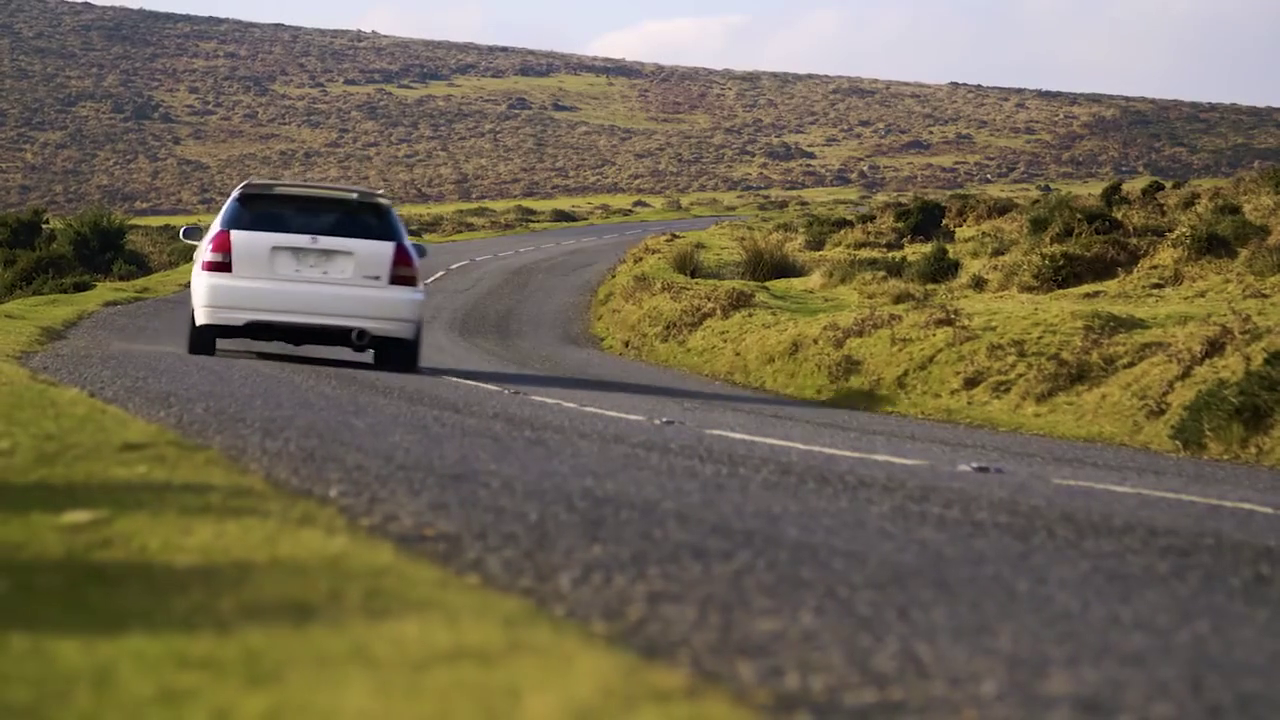
#> input picture frame 11 of videos/4.31_w_HPjTkEUJg_48.mp4.mp4, 1280 x 720 px, given in place of test.mp4, which was not available
$ python VideoTransitionAnalyzer.py
#> lines starting #> are read from the running program, lines starting #| are printed output that depends on the picture; pictures that were not available may be replaced by others from this repository, and a replacement may not be noted
import os
import cv2
import numpy as np
from collections import defaultdict
from skimage.metrics import structural_similarity


class VideoTransitionAnalyzer:
    def __init__(self):
        pass

    def __call__(self, video_path, output_path):
        """
        Analyzes the transition frames in a video and saves the results to the specified directory.

        :param video_path: Path to the input video file
        :param output_path: Path to the output directory
        :return: A dictionary containing transition frame information and a list of cut points
        """
#> called with video_path = 'videos/test.mp4', output_path = 'videos/outputs'
        transition_scores = defaultdict(list)

        cap = cv2.VideoCapture(video_path)
        fps = cap.get(cv2.CAP_PROP_FPS)
        previous_frame = None
        frame_number = 0

        while True:
            ret, frame = cap.read()
#> frame is the input picture: shape (720, 1280, 3); mean B, G, R 82.1, 103.5, 112.9
            if not ret:
                break

            processed_frame = self.preprocess_frame(frame)
            if previous_frame is not None:
                probabilities = self.calculate_transition_probabilities(previous_frame, processed_frame)
                for key in probabilities:
                    transition_scores[key].append(probabilities[key])
                transition_scores['frame_number'].append(frame_number)

            previous_frame = processed_frame
            frame_number += 1

        for key in transition_scores:
            transition_scores[key] = np.asarray(transition_scores[key])

        cuts = self.detect_cuts(transition_scores)
        video_name = os.path.basename(video_path).rsplit('.', 1)[0]
        save_dir = os.path.join(output_path, video_name)
        self.extract_clips(cap, save_dir, fps, cuts)

        cap.release()

        return transition_scores, cuts

    def preprocess_frame(self, frame):
        """
        Preprocesses a video frame to extract features.

        :param frame: Input video frame
        :return: A dictionary containing the extracted features
        """
        resized_frame = cv2.resize(frame, (256, 256))
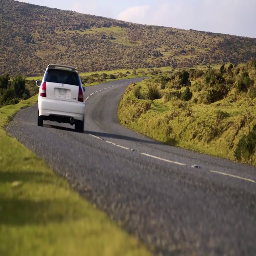
#> resized_frame: shape (256, 256, 3); mean B, G, R 82, 103.5, 112.8
        channels = cv2.split(resized_frame)
        histograms = []
        for channel in channels:
            histograms.append(cv2.calcHist([channel], [0], None, [254], [1, 255]))
#> this loop made 3 passes
#> after the loop, histograms = 3 items

        gray_frame = cv2.resize(cv2.cvtColor(resized_frame, cv2.COLOR_BGR2GRAY), (128, 128))
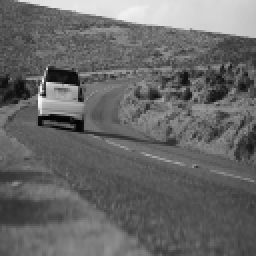
#> gray_frame: shape (128, 128) (shown 2 times larger); min 3, max 250, mean 103.9
        edge_map = np.maximum(gray_frame, cv2.Canny(gray_frame, 100, 200))
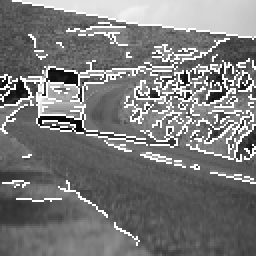
#> edge_map: shape (128, 128) (shown 2 times larger); min 3, max 255, mean 122.6

        return {
            'bgr_hist': np.asarray(histograms),
            'edge_map': edge_map,
        }

    def calculate_transition_probabilities(self, frame0, frame1):
        """
        Calculates the transition probabilities between two frames.

        :param frame0: Features of the first frame
        :param frame1: Features of the second frame
        :return: A dictionary containing the transition probabilities
        """
        bgr_similarity = cv2.compareHist(frame0['bgr_hist'], frame1['bgr_hist'], cv2.HISTCMP_CORREL)
        canny_similarity = structural_similarity(frame0['edge_map'], frame1['edge_map'], data_range=255)
        svm_score = 4.61480465 * bgr_similarity + 3.75211168 * canny_similarity - 5.485968377115124

        return {
            'bgr': bgr_similarity,
            'canny': canny_similarity,
            'svm': svm_score,
        }

    # [81 lines left out: functions detect_cuts, extract_clips, get_mu_std, not called in this run]


if __name__ == "__main__":
    video_transition = VideoTransitionAnalyzer()
    transition_scores, cuts = video_transition(
        video_path="videos/test.mp4",
        output_path="videos/outputs"
    )
#> in __call__, `processed_frame = self.preprocess_frame(frame)`: processed_frame = 2 items

$ run again, starting later in the video
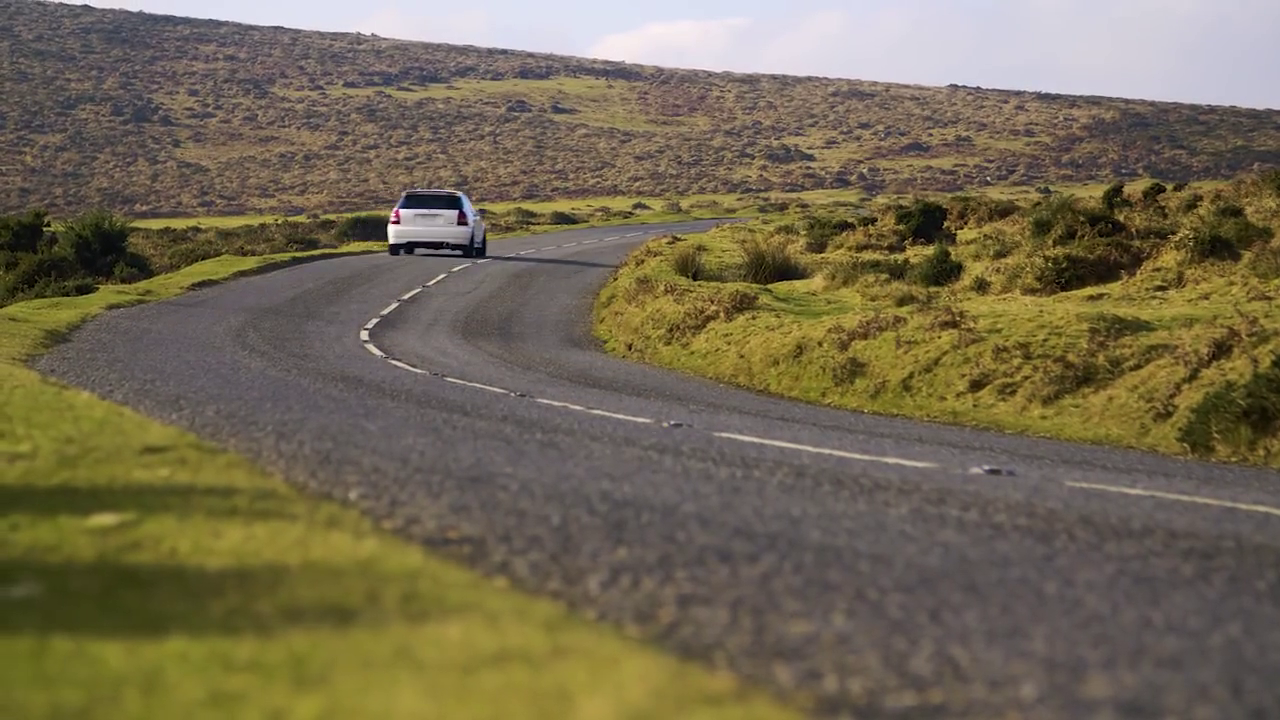
#> input picture frame 50 of videos/4.31_w_HPjTkEUJg_48.mp4.mp4, 1280 x 720 px, given in place of test.mp4, which was not available
#> in __call__, frame is the input picture: shape (720, 1280, 3); mean B, G, R 82.1, 105.4, 115.3
#> in preprocess_frame, `resized_frame = cv2.resize(frame, (256, 256))`:
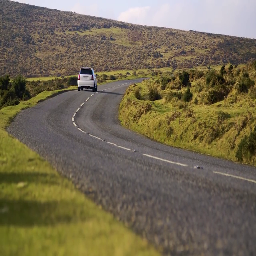
#> resized_frame: shape (256, 256, 3); mean B, G, R 82, 105.4, 115.2
#> the loop in preprocess_frame, `for channel in channels:` made 3 passes
#> after the loop in preprocess_frame, `for channel in channels:`: histograms = 3 items
#> in preprocess_frame, `edge_map = np.maximum(gray_frame, cv2.Canny(gray_frame, 100, 200))`:
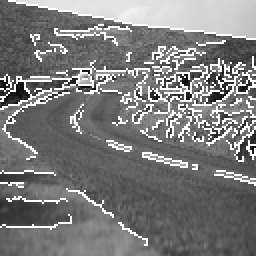
#> edge_map: shape (128, 128) (shown 2 times larger); min 9, max 255, mean 124.6
#> processed_frame = 2 items

$ run again, starting later in the video
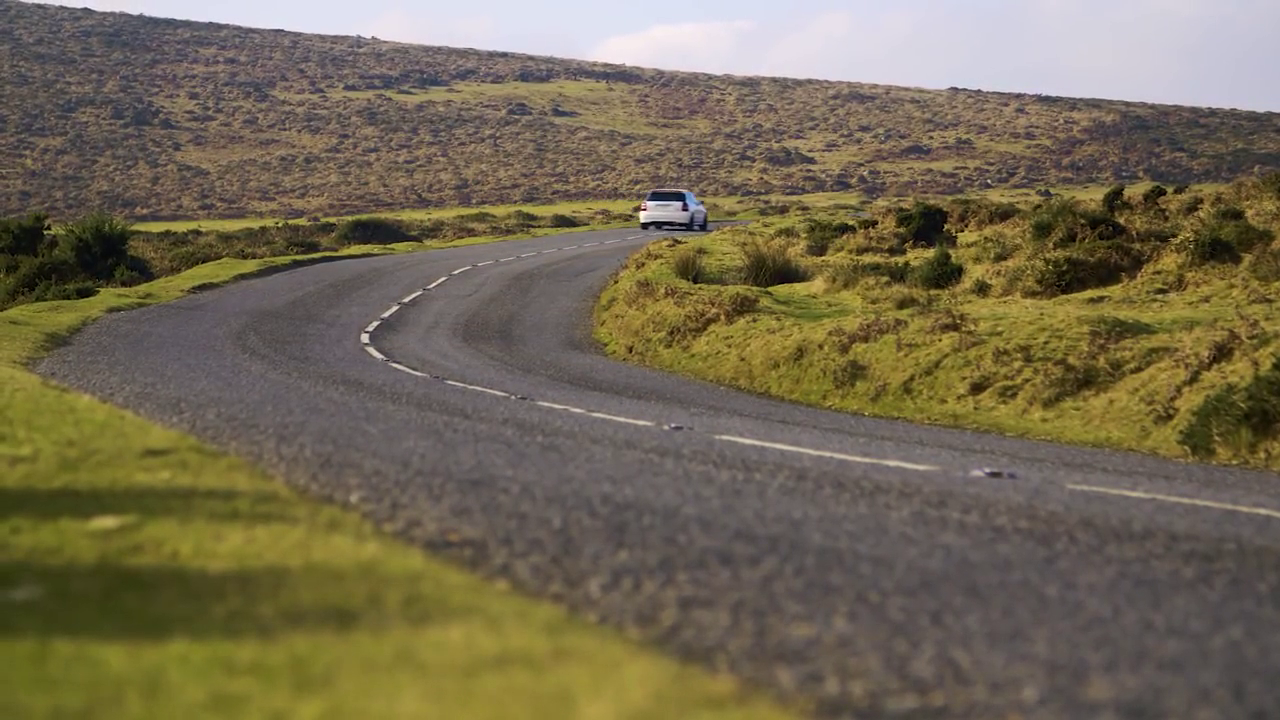
#> input picture frame 89 of videos/4.31_w_HPjTkEUJg_48.mp4.mp4, 1280 x 720 px, given in place of test.mp4, which was not available
#> in __call__, frame is the input picture: shape (720, 1280, 3); mean B, G, R 82.4, 105.4, 115.2
#> in preprocess_frame, `resized_frame = cv2.resize(frame, (256, 256))`:
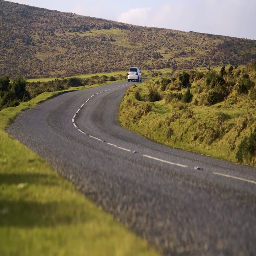
#> resized_frame: shape (256, 256, 3); mean B, G, R 82.4, 105.3, 115.1
#> the loop in preprocess_frame, `for channel in channels:` made 3 passes
#> after the loop in preprocess_frame, `for channel in channels:`: histograms = 3 items
#> in preprocess_frame, `edge_map = np.maximum(gray_frame, cv2.Canny(gray_frame, 100, 200))`:
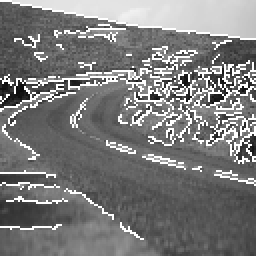
#> edge_map: shape (128, 128) (shown 2 times larger); min 10, max 255, mean 124.2
#> processed_frame = 2 items
